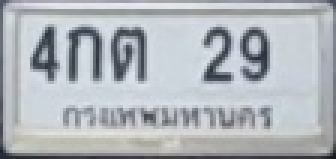
#> input picture detected_plates/license_plate_1.jpg, 112 x 53 px (shown 3 times larger)
$ python 'plate_read(read only).py'
#> lines starting #> are read from the running program, lines starting #| are printed output that depends on the picture; after the words box and inside, x2 and y2 are one past the last pixel; in counts of white or black regions, pixels touching at a corner belong together
import cv2
import pytesseract
import os

# ตั้งค่า path สำหรับ Tesseract (แก้ตาม path ที่คุณติดตั้ง)
pytesseract.pytesseract.tesseract_cmd = r"C:\Program Files\Tesseract-OCR\tesseract.exe"

# กำหนด path ของไฟล์รูปป้ายทะเบียน
input_image_path = "detected_plates/license_plate_1.jpg"

# ตรวจสอบว่ามีไฟล์รูปป้ายทะเบียนหรือไม่
if os.path.exists(input_image_path):
    # โหลดรูปภาพป้ายทะเบียน
    license_img = cv2.imread(input_image_path)
#> license_img is the input picture: shape (53, 112, 3); mean B, G, R 186.4, 181, 176.2

    # แปลงรูปภาพเป็นสีเทา
    gray_img = cv2.cvtColor(license_img, cv2.COLOR_BGR2GRAY)

    # ปรับภาพให้คมชัดขึ้น (ถ้าจำเป็น)
    processed_img = cv2.threshold(gray_img, 0, 255, cv2.THRESH_BINARY + cv2.THRESH_OTSU)[1]
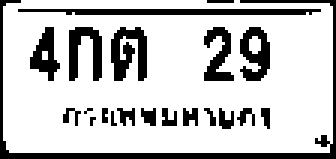
#> processed_img: shape (53, 112) (shown 3 times larger); 77.5% white; 21 black regions (9 under 20 px), largest, box (x1, y1, x2, y2) and area: (0, 0, 112, 53) 385, (6, 3, 107, 5) 181, (37, 9, 49, 27) 143

    # ใช้ pytesseract เพื่อแปลงภาพเป็นข้อความ (ภาษาไทยเท่านั้น)
#> (the run stopped early here; a loop or call above may not have finished)
